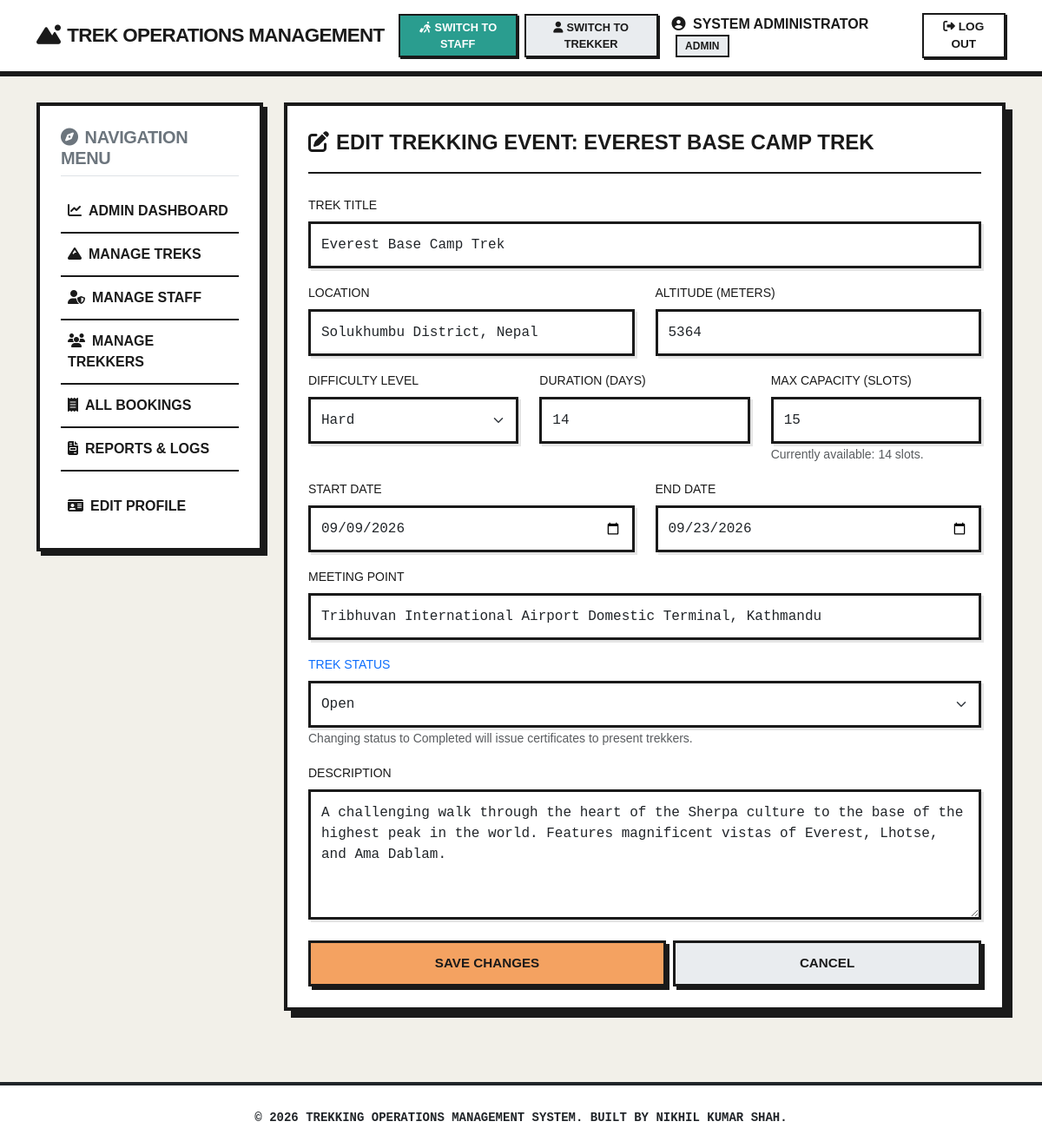
Screenshot of /admin/treks/1/edit (signed in) with the database file from the repository.
### app/models/user.py (models this page shows, shortened)
class User(UserMixin, db.Model):
    __tablename__ = 'users'
    id = db.Column(db.Integer, primary_key=True)
    full_name = db.Column(db.String(100), nullable=False)
    email = db.Column(db.String(120), unique=True, nullable=False)
    phone = db.Column(db.String(20), nullable=False)
    password_hash = db.Column(db.String(256), nullable=False)
    role = db.Column(db.String(20), nullable=False, default='user')  # roles: admin, staff, user
    blood_group = db.Column(db.String(5), nullable=True)
    medical_conditions = db.Column(db.Text, nullable=True)
    emergency_contact_name = db.Column(db.String(100), nullable=True)
    emergency_contact_phone = db.Column(db.String(20), nullable=True)
    profile_image = db.Column(db.String(200), nullable=True)
    is_blacklisted = db.Column(db.Boolean, default=False, nullable=False)
    is_active = db.Column(db.Boolean, default=True, nullable=False)
    created_at = db.Column(db.DateTime, default=datetime.utcnow, nullable=False)
    bookings = db.relationship('Booking', backref='trekker', lazy=True, cascade='all, delete-orphan')
    staff_assignments = db.relationship('TrekStaffAssignment', backref='staff', lazy=True, cascade='all, delete-orphan')
    notifications = db.relationship('Notification', backref='user', lazy=True, cascade='all, delete-orphan')

### app/models/trek.py (models this page shows, shortened)
class Trek(db.Model):
    __tablename__ = 'treks'
    id = db.Column(db.Integer, primary_key=True)
    title = db.Column(db.String(100), nullable=False)
    location = db.Column(db.String(100), nullable=False)
    altitude = db.Column(db.Integer, nullable=False)  # in meters
    difficulty_level = db.Column(db.String(20), nullable=False)  # Easy, Moderate, Hard
    duration_days = db.Column(db.Integer, nullable=False)
    description = db.Column(db.Text, nullable=False)
    max_slots = db.Column(db.Integer, nullable=False)
    available_slots = db.Column(db.Integer, nullable=False)
    start_date = db.Column(db.Date, nullable=False)
    end_date = db.Column(db.Date, nullable=False)
    meeting_point = db.Column(db.String(150), nullable=False)
    trek_status = db.Column(db.String(30), default='Open', nullable=False)
    created_by = db.Column(db.Integer, db.ForeignKey('users.id'), nullable=False)
    created_at = db.Column(db.DateTime, default=datetime.utcnow, nullable=False)
    bookings = db.relationship('Booking', backref='trek', lazy=True, cascade='all, delete-orphan')
    staff_assignments = db.relationship('TrekStaffAssignment', backref='trek', lazy=True, cascade='all, delete-orphan')
    status_logs = db.relationship('TrekStatusLog', backref='trek', lazy=True, cascade='all, delete-orphan')

### app/routes/admin_routes.py (the view, shortened to what this page needs)
@admin_bp.route('/treks/<int:trek_id>/edit', methods=['GET', 'POST'])
@login_required
@role_required('admin')
def edit_trek(trek_id):
    trek = Trek.query.get_or_404(trek_id)
    form = TrekForm(obj=trek)
    return render_template('admin/edit_trek.html', form=form, trek=trek)

### app/templates/admin/edit_trek.html (shortened to what this page needs)
{% extends "base.html" %}
{% block content %}
<div class="brutalist-card">
    <div class="brutalist-card__header mb-4">
        <span class="brutalist-card__alert"><i class="fa-solid fa-edit me-2"></i>Edit Trekking Event: {{ trek.title }}</span>
    </div>
    <form method="POST" action="" novalidate>
        <div class="mb-3">
            {{ form.title.label(class="form-label font-weight-bold text-uppercase small") }}
            {% if form.title.errors %}
                {{ form.title(class="form-control is-invalid") }}
                <div class="invalid-feedback">
                    {% for error in form.title.errors %}
                        <span>{{ error }}</span>
                    {% endfor %}
                </div>
            {% else %}
                {{ form.title(class="form-control") }}
            {% endif %}
        </div>
        <div class="row">
            <div class="col-md-6 mb-3">
                {{ form.location.label(class="form-label font-weight-bold text-uppercase small") }}
                {% if form.location.errors %}
                    {{ form.location(class="form-control is-invalid") }}
                    <div class="invalid-feedback">
                        {% for error in form.location.errors %}
                            <span>{{ error }}</span>
                        {% endfor %}
                    </div>
                {% else %}
                    {{ form.location(class="form-control") }}
                {% endif %}
            </div>
            <div class="col-md-6 mb-3">
                {{ form.altitude.label(class="form-label font-weight-bold text-uppercase small") }}
                {% if form.altitude.errors %}
                    {{ form.altitude(class="form-control is-invalid") }}
                    <div class="invalid-feedback">
                        {% for error in form.altitude.errors %}
                            <span>{{ error }}</span>
                        {% endfor %}
                    </div>
                {% else %}
                    {{ form.altitude(class="form-control") }}
                {% endif %}
            </div>
        </div>
        <div class="row">
            <div class="col-md-4 mb-3">
                {{ form.difficulty_level.label(class="form-label font-weight-bold text-uppercase small") }}
                {% if form.difficulty_level.errors %}
                    {{ form.difficulty_level(class="form-select is-invalid") }}
                    <div class="invalid-feedback">
                        {% for error in form.difficulty_level.errors %}
                            <span>{{ error }}</span>
                        {% endfor %}
                    </div>
                {% else %}
                    {{ form.difficulty_level(class="form-select") }}
                {% endif %}
            </div>
            <div class="col-md-4 mb-3">
                {{ form.duration_days.label(class="form-label font-weight-bold text-uppercase small") }}
                {% if form.duration_days.errors %}
                    {{ form.duration_days(class="form-control is-invalid") }}
                    <div class="invalid-feedback">
                        {% for error in form.duration_days.errors %}
                            <span>{{ error }}</span>
                        {% endfor %}
                    </div>
                {% else %}
                    {{ form.duration_days(class="form-control") }}
                {% endif %}
            </div>
            <div class="col-md-4 mb-3">
                {{ form.max_slots.label(class="form-label font-weight-bold text-uppercase small") }}
                {% if form.max_slots.errors %}
                    {{ form.max_slots(class="form-control is-invalid") }}
                    <div class="invalid-feedback">
                        {% for error in form.max_slots.errors %}
                            <span>{{ error }}</span>
                        {% endfor %}
                    </div>
                {% else %}
                    {{ form.max_slots(class="form-control") }}
                {% endif %}
                <small class="form-text text-muted">Currently available: {{ trek.available_slots }} slots.</small>
            </div>
        </div>
        <div class="row">
            <div class="col-md-6 mb-3">
                {{ form.start_date.label(class="form-label font-weight-bold text-uppercase small") }}
                {% if form.start_date.errors %}
                    {{ form.start_date(class="form-control is-invalid", type="date") }}
                    <div class="invalid-feedback">
                        {% for error in form.start_date.errors %}
                            <span>{{ error }}</span>
                        {% endfor %}
                    </div>
                {% else %}
                    {{ form.start_date(class="form-control", type="date") }}
                {% endif %}
            </div>
            <div class="col-md-6 mb-3">
                {{ form.end_date.label(class="form-label font-weight-bold text-uppercase small") }}
                {% if form.end_date.errors %}
                    {{ form.end_date(class="form-control is-invalid", type="date") }}
                    <div class="invalid-feedback">
                        {% for error in form.end_date.errors %}
                            <span>{{ error }}</span>
                        {% endfor %}
                    </div>
                {% else %}
                    {{ form.end_date(class="form-control", type="date") }}
                {% endif %}
            </div>
        </div>
        <div class="mb-3">
            {{ form.meeting_point.label(class="form-label font-weight-bold text-uppercase small") }}
            {% if form.meeting_point.errors %}
                {{ form.meeting_point(class="form-control is-invalid") }}
                <div class="invalid-feedback">
                    {% for error in form.meeting_point.errors %}
                        <span>{{ error }}</span>
                    {% endfor %}
                </div>
            {% else %}
                {{ form.meeting_point(class="form-control") }}
            {% endif %}
        </div>
        <div class="mb-3">
            {{ form.trek_status.label(class="form-label font-weight-bold text-uppercase small text-primary") }}
            {% if form.trek_status.errors %}
                {{ form.trek_status(class="form-select is-invalid") }}
                <div class="invalid-feedback">
                    {% for error in form.trek_status.errors %}
                        <span>{{ error }}</span>
                    {% endfor %}
                </div>
            {% else %}
                {{ form.trek_status(class="form-select") }}
            {% endif %}
            <small class="form-text text-muted">Changing status to Completed will issue certificates to present trekkers.</small>
        </div>
        <div class="mb-3">
            {{ form.description.label(class="form-label font-weight-bold text-uppercase small") }}
            {% if form.description.errors %}
                {{ form.description(class="form-control is-invalid", rows=5) }}
                <div class="invalid-feedback">
                    {% for error in form.description.errors %}
                        <span>{{ error }}</span>
                    {% endfor %}
                </div>
            {% else %}
                {{ form.description(class="form-control", rows=5) }}
            {% endif %}
        </div>
        <div class="mt-4 d-flex gap-2">
            <button type="submit" class="brutalist-btn brutalist-btn-primary flex-fill">Save Changes</button>
            <a href="{{ url_for('admin.list_treks') }}" class="brutalist-btn brutalist-btn-secondary flex-fill text-center">Cancel</a>
        </div>
    </form>
</div>
{% endblock %}

### app/templates/partials/navbar.html (shortened to what this page needs)
<nav class="navbar navbar-expand-lg navbar-light bg-white">
    <div class="container">
        <a class="navbar-brand" href="/">
            <i class="fa-solid fa-mountain-sun me-2"></i>Trek Operations Management
        </a>
        <div class="collapse navbar-collapse" id="navbarNav">
            <ul class="navbar-nav ms-auto align-items-center">
                {% if current_user.is_authenticated %}
                    {% if current_user.role != 'staff' %}
                        <li class="nav-item">
                            <a class="brutalist-btn brutalist-btn-success me-2" style="padding: 0.25rem 0.5rem; font-size: 0.8rem; margin: 0; box-shadow: 2px 2px 0 var(--ui-border); border-width: 2px;" href="{{ url_for('auth.switch_role', role='staff') }}">
                                <i class="fa-solid fa-person-walking-luggage me-1"></i>Switch to Staff
                            </a>
                        </li>
                    {% endif %}
                    {% if current_user.role != 'user' %}
                        <li class="nav-item">
                            <a class="brutalist-btn brutalist-btn-secondary me-2" style="padding: 0.25rem 0.5rem; font-size: 0.8rem; margin: 0; box-shadow: 2px 2px 0 var(--ui-border); border-width: 2px;" href="{{ url_for('auth.switch_role', role='user') }}">
                                <i class="fa-solid fa-user me-1"></i>Switch to Trekker
                            </a>
                        </li>
                    {% endif %}
                    <li class="nav-item">
                        <span class="nav-link text-dark me-3">
                            <i class="fa-solid fa-user-circle me-1"></i>
                            {{ current_user.full_name }}
                            <span class="badge bg-secondary ms-1 text-uppercase" style="font-size: 0.75rem;">
                                {{ current_user.role }}
                            </span>
                        </span>
                    </li>
                    <li class="nav-item">
                        <a class="brutalist-btn" style="padding: 0.25rem 0.75rem; font-size: 0.85rem; margin: 0; box-shadow: 2px 2px 0 var(--ui-border); border-width: 2px;" href="{{ url_for('auth.logout') }}">
                            <i class="fa-solid fa-right-from-bracket me-1"></i>Log Out
                        </a>
                    </li>
                {% endif %}
            </ul>
        </div>
    </div>
</nav>

### app/static/css/base.css (style rules this page uses)
:root { --ui-bg: #f2f0e9; --ui-card-bg: #ffffff; --ui-text: #1a1a1a; --ui-accent: #e63946; --ui-border: #1a1a1a; --bauhaus-yellow: #f4a261; --bauhaus-blue: #2a9d8f; --bauhaus-coral: #e76f51; --brutalist-shadow-offset: 8px; --brutalist-border-width: 4px; }
body { background-color: var(--ui-bg); color: var(--ui-text); font-family: 'Space Grotesk', sans-serif; min-height: 100vh; display: flex; flex-direction: column; }

### app/static/css/components.css (style rules this page uses)
.brutalist-card { border: var(--brutalist-border-width) solid var(--ui-border); background-color: var(--ui-card-bg); padding: 1.5rem; box-shadow: var(--brutalist-shadow-offset) var(--brutalist-shadow-offset) 0 var(--ui-border); transition: all 0.2s cubic-bezier(0.19, 1, 0.22, 1); margin-bottom: 2rem; }
.brutalist-card__header { display: flex; align-items: center; gap: 1rem; margin-bottom: 1.25rem; border-bottom: 2px solid var(--ui-border); padding-bottom: 1rem; }
.brutalist-card__alert { font-weight: 900; color: var(--ui-text); font-size: 1.5rem; text-transform: uppercase; }
.brutalist-btn { display: inline-block; padding: 0.75rem 1.5rem; text-align: center; font-size: 0.95rem; font-weight: 700; text-transform: uppercase; border: 3px solid var(--ui-border); background-color: var(--ui-card-bg); color: var(--ui-text); position: relative; transition: all 0.15s ease; box-shadow: 4px 4px 0 var(--ui-border); text-decoration: none; cursor: pointer; }
.brutalist-btn-primary { background-color: var(--bauhaus-yellow); }
.brutalist-btn-success { background-color: var(--bauhaus-blue); color: #ffffff; }
.brutalist-btn-secondary { background-color: #e9ecef; }
.form-control, .form-select { border: 3px solid var(--ui-border) !important; border-radius: 0 !important; padding: 0.75rem !important; font-family: 'Space Mono', monospace; font-weight: 500; background-color: #ffffff; box-shadow: 3px 3px 0 rgba(0,0,0,0.1); }
.navbar { border-bottom: 6px solid var(--ui-border) !important; background-color: #ffffff !important; }
.navbar-brand { font-weight: 900 !important; text-transform: uppercase; color: var(--ui-text) !important; letter-spacing: -0.03em; font-size: 1.4rem; }
.nav-link { color: var(--ui-text) !important; font-weight: 700; text-transform: uppercase; }
.badge { border-radius: 0 !important; border: 2px solid var(--ui-border); font-weight: 700; text-transform: uppercase; padding: 0.4em 0.8em !important; }
.bg-secondary { background-color: #e9ecef !important; color: var(--ui-text) !important; }

### rows the page displays
User: full_name "SYSTEM ADMINISTRATOR", role "ADMIN"
Trek: title "EVEREST BASE CAMP TREK", title "Everest Base Camp Trek", location "Solukhumbu District, Nepal", altitude "5364", difficulty_level "Hard", duration_days "14", max_slots "15", available_slots "14", start_date "09/09/2026", end_date "09/23/2026", meeting_point "Tribhuvan International Airport Domestic Terminal, Kathmandu", trek_status "Open", description "A challenging walk through the heart of the Sherpa culture to the base of the highest peak in the world. Features magnificent vistas of Everest, Lhotse, and Ama Dablam."
